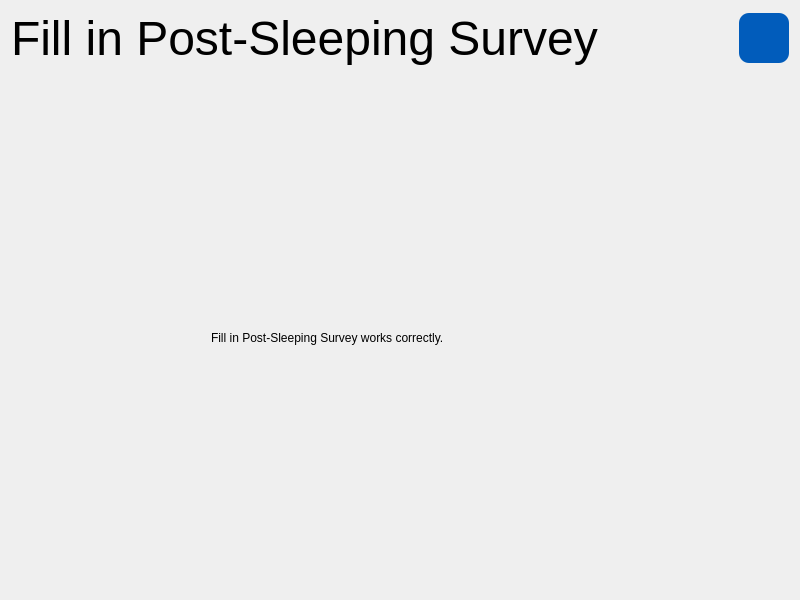
<?xml version="1.0" encoding="UTF-8"?>
<ui version="4.0">
 <class>Widget</class>
 <widget class="QWidget" name="Widget">
  <property name="geometry">
   <rect>
    <x>0</x>
    <y>0</y>
    <width>800</width>
    <height>600</height>
   </rect>
  </property>
  <property name="sizePolicy">
   <sizepolicy hsizetype="Expanding" vsizetype="Expanding">
    <horstretch>0</horstretch>
    <verstretch>0</verstretch>
   </sizepolicy>
  </property>
  <property name="maximumSize">
   <size>
    <width>3840</width>
    <height>2160</height>
   </size>
  </property>
  <property name="windowTitle">
   <string>Fill in Post-Sleeping Survey</string>
  </property>
  <layout class="QVBoxLayout" name="verticalLayout">
   <item>
    <layout class="QHBoxLayout" name="horizontalLayout_4">
     <property name="sizeConstraint">
      <enum>QLayout::SizeConstraint::SetMaximumSize</enum>
     </property>
     <item>
      <widget class="QLabel" name="widget_title">
       <property name="maximumSize">
        <size>
         <width>16777215</width>
         <height>100</height>
        </size>
       </property>
       <property name="font">
        <font>
         <family>Arial</family>
         <pointsize>36</pointsize>
        </font>
       </property>
       <property name="text">
        <string>Fill in Post-Sleeping Survey</string>
       </property>
      </widget>
     </item>
     <item>
      <spacer name="horizontalSpacer">
       <property name="orientation">
        <enum>Qt::Orientation::Horizontal</enum>
       </property>
       <property name="sizeHint" stdset="0">
        <size>
         <width>40</width>
         <height>20</height>
        </size>
       </property>
      </spacer>
     </item>
     <item>
      <widget class="QPushButton" name="button_info">
       <property name="minimumSize">
        <size>
         <width>50</width>
         <height>50</height>
        </size>
       </property>
       <property name="maximumSize">
        <size>
         <width>50</width>
         <height>50</height>
        </size>
       </property>
       <property name="styleSheet">
        <string notr="true">QPushButton {
    color: rgb(255, 255, 255);
    background-color: rgb(1, 92, 187);
    border: 1px;
    border-radius: 10px;
}

QPushButton:hover {
    color: rgb(220,221,229);
    background-color: rgb(37, 150, 190);
}

QPushButton:pressed {
    color: rgb(220,221,229);
    background-color: rgb(37, 150, 190);
}</string>
       </property>
       <property name="text">
        <string/>
       </property>
       <property name="icon">
        <iconset theme="QIcon::ThemeIcon::DialogInformation"/>
       </property>
       <property name="iconSize">
        <size>
         <width>40</width>
         <height>40</height>
        </size>
       </property>
      </widget>
     </item>
    </layout>
   </item>
   <item>
    <widget class="QWidget" name="widget_body" native="true">
     <property name="sizePolicy">
      <sizepolicy hsizetype="Expanding" vsizetype="Expanding">
       <horstretch>0</horstretch>
       <verstretch>0</verstretch>
      </sizepolicy>
     </property>
     <property name="maximumSize">
      <size>
       <width>3840</width>
       <height>2160</height>
      </size>
     </property>
     <widget class="QLabel" name="label_body">
      <property name="geometry">
       <rect>
        <x>200</x>
        <y>160</y>
        <width>391</width>
        <height>211</height>
       </rect>
      </property>
      <property name="font">
       <font>
        <bold>false</bold>
       </font>
      </property>
      <property name="text">
       <string>Fill in Post-Sleeping Survey works correctly.</string>
      </property>
     </widget>
    </widget>
   </item>
  </layout>
 </widget>
 <resources/>
 <connections/>
</ui>
